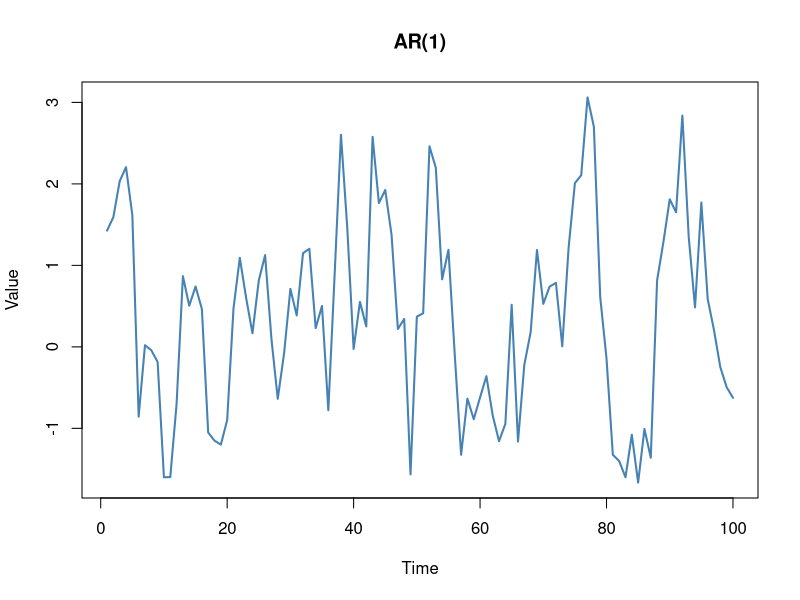
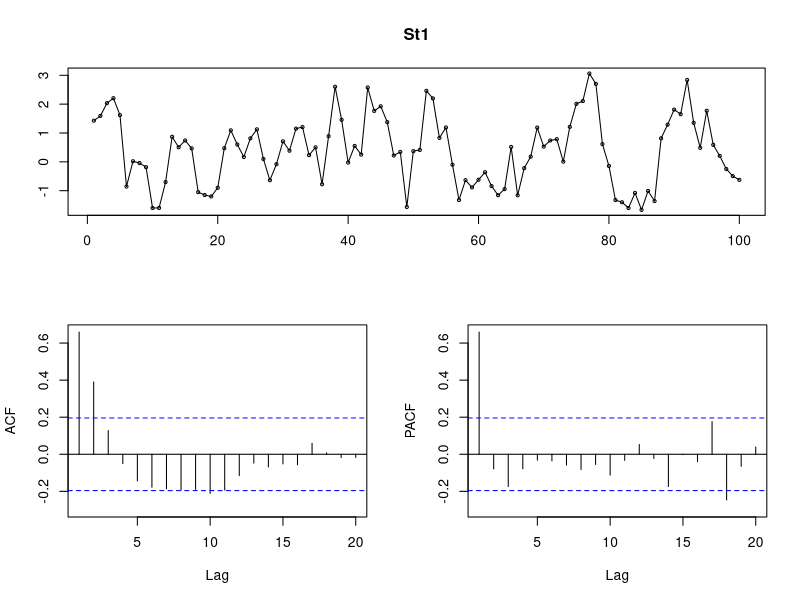

These charts were generated, in order, by the following R code: (Note: this script raises an error after producing the figures.)
# # Stationary series examples
library(forecast)

set.seed(1)

##ARIMA(1,0,0)
St1 <- ts(replicate(n = 1, 
                 arima.sim(model = list(order = c(1, 0, 0), ar=0.7), n = 100)))

matplot(St1, 
        type = "l", 
        col = c("steelblue"), 
        lty = 1, 
        lwd = 2,
        main = "AR(1)",
        xlab = "Time",
        ylab = "Value")

tsdisplay(St1)


##ARIMA(0,0,1)
St2 <- ts(replicate(n = 1, 
                    arima.sim(model = list(order = c(0, 0, 1), ma=0.9, n = 100))))

matplot(St2, 
        type = "l", 
        col = c("steelblue"), 
        lty = 1, 
        lwd = 2,
        main = "MA(1)",
        xlab = "Time",
        ylab = "Value")

tsdisplay(St2)


##ARIMA(1,0,1)
St3 <- ts(replicate(n = 1, 
                    arima.sim(model = list(order = c(1, 0, 1), ar=0.5, ma=0.5), n = 100)))

matplot(St3, 
        type = "l", 
        col = c("steelblue"), 
        lty = 1, 
        lwd = 2,
        main = "ARMA(1,1)",
        xlab = "Time",
        ylab = "Value")

tsdisplay(St3)


##ARIMA(0,0,2)
St4 <- ts(arima.sim(model = list(order = c(0,0,2), ma = c(0.9, 0.7)), n = 100))

matplot(St4,
        type = "l",
        col = "steelblue",
        lty = 1,
        lwd = 2,
        main = "MA(2)",
        xlab = "Time",
        ylab = "Value")

tsdisplay(St4)


##ARIMA(3,0,0)
St5 <- ts(arima.sim(model = list(order = c(3,0,0), ar = c(0.6, -0.3, 0.2)), n = 100))

matplot(St5,
        type = "l",
        col = "darkgreen",
        lty = 1,
        lwd = 2,
        main = "AR(3)",
        xlab = "Time",
        ylab = "Value")

tsdisplay(St5)


##ARIMA(2,0,1)
St6 <- ts(arima.sim(model = list(order = c(2,0,1), ar = c(0.5, -0.2), ma = -0.4), n = 100))

matplot(St6,
        type = "l",
        col = "purple",
        lty = 1,
        lwd = 2,
        main = "ARIMA(2,0,1)",
        xlab = "Time",
        ylab = "Value")

tsdisplay(St6)



# Nonstationary series examples
set.seed(1)

RWs1 <- ts(replicate(n = 1, 
                    arima.sim(model = list(order = c(0, 1 ,0)), n = 100)))

matplot(RWs1, 
        type = "l", 
        col = c("steelblue", "darkred"), 
        lty = 1, 
        lwd = 2,
        main = "Random Walk",
        xlab = "Time",
        ylab = "Value")

tsdisplay(RWs1)


RWs2 <- ts(replicate(n = 1, 
                     arima.sim(model = list(order = c(1, 1 , 1), ar=0.5, ma=0.5), n = 100)))

matplot(RWs2, 
        type = "l", 
        col = c("steelblue", "darkred"), 
        lty = 1, 
        lwd = 2,
        main = "Random Walk",
        xlab = "Time",
        ylab = "Value")

tsdisplay(RWs2)
